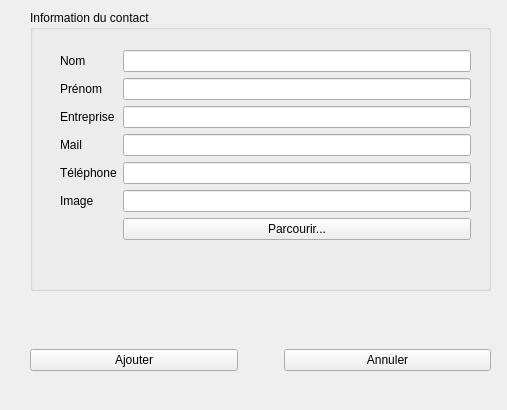
<?xml version="1.0" encoding="UTF-8"?>
<ui version="4.0">
 <class>FormAjoutContact</class>
 <widget class="QWidget" name="FormAjoutContact">
  <property name="geometry">
   <rect>
    <x>0</x>
    <y>0</y>
    <width>507</width>
    <height>410</height>
   </rect>
  </property>
  <property name="sizePolicy">
   <sizepolicy hsizetype="Fixed" vsizetype="Fixed">
    <horstretch>0</horstretch>
    <verstretch>0</verstretch>
   </sizepolicy>
  </property>
  <property name="windowTitle">
   <string>Form</string>
  </property>
  <widget class="QGroupBox" name="groupBox">
   <property name="geometry">
    <rect>
     <x>30</x>
     <y>10</y>
     <width>461</width>
     <height>281</height>
    </rect>
   </property>
   <property name="title">
    <string>Information du contact</string>
   </property>
   <widget class="QWidget" name="formLayoutWidget">
    <property name="geometry">
     <rect>
      <x>30</x>
      <y>40</y>
      <width>411</width>
      <height>223</height>
     </rect>
    </property>
    <layout class="QFormLayout" name="formLayout">
     <item row="0" column="0">
      <widget class="QLabel" name="nomLabel">
       <property name="text">
        <string>Nom</string>
       </property>
      </widget>
     </item>
     <item row="0" column="1">
      <widget class="QLineEdit" name="nomLigneEdit"/>
     </item>
     <item row="1" column="0">
      <widget class="QLabel" name="prenomLabel">
       <property name="text">
        <string>Prénom</string>
       </property>
      </widget>
     </item>
     <item row="1" column="1">
      <widget class="QLineEdit" name="prenomLineEdit"/>
     </item>
     <item row="2" column="0">
      <widget class="QLabel" name="entrepriseLabel">
       <property name="text">
        <string>Entreprise</string>
       </property>
      </widget>
     </item>
     <item row="2" column="1">
      <widget class="QLineEdit" name="entrepriseLineEdit"/>
     </item>
     <item row="3" column="0">
      <widget class="QLabel" name="mailLabel">
       <property name="text">
        <string>Mail</string>
       </property>
      </widget>
     </item>
     <item row="3" column="1">
      <widget class="QLineEdit" name="mailLineEdit"/>
     </item>
     <item row="4" column="0">
      <widget class="QLabel" name="telephoneLabel">
       <property name="text">
        <string>Téléphone</string>
       </property>
      </widget>
     </item>
     <item row="4" column="1">
      <widget class="QLineEdit" name="telephoneLineEdit"/>
     </item>
     <item row="5" column="0">
      <widget class="QLabel" name="imageLabel">
       <property name="text">
        <string>Image</string>
       </property>
      </widget>
     </item>
     <item row="5" column="1">
      <widget class="QLineEdit" name="imageLineEdit">
       <property name="readOnly">
        <bool>true</bool>
       </property>
      </widget>
     </item>
     <item row="6" column="1">
      <widget class="QPushButton" name="imageButton">
       <property name="text">
        <string>Parcourir...</string>
       </property>
      </widget>
     </item>
    </layout>
   </widget>
  </widget>
  <widget class="QLabel" name="erreurLabel">
   <property name="geometry">
    <rect>
     <x>30</x>
     <y>290</y>
     <width>461</width>
     <height>17</height>
    </rect>
   </property>
   <property name="text">
    <string/>
   </property>
  </widget>
  <widget class="QWidget" name="horizontalLayoutWidget">
   <property name="geometry">
    <rect>
     <x>30</x>
     <y>320</y>
     <width>461</width>
     <height>80</height>
    </rect>
   </property>
   <layout class="QHBoxLayout" name="horizontalLayout">
    <property name="sizeConstraint">
     <enum>QLayout::SetDefaultConstraint</enum>
    </property>
    <item>
     <widget class="QPushButton" name="buttonAjout">
      <property name="text">
       <string>Ajouter</string>
      </property>
     </widget>
    </item>
    <item>
     <spacer name="horizontalSpacer">
      <property name="orientation">
       <enum>Qt::Horizontal</enum>
      </property>
      <property name="sizeType">
       <enum>QSizePolicy::Minimum</enum>
      </property>
      <property name="sizeHint" stdset="0">
       <size>
        <width>40</width>
        <height>20</height>
       </size>
      </property>
     </spacer>
    </item>
    <item>
     <widget class="QPushButton" name="buttonAnnuler">
      <property name="text">
       <string>Annuler</string>
      </property>
     </widget>
    </item>
   </layout>
  </widget>
 </widget>
 <resources/>
 <connections/>
</ui>
